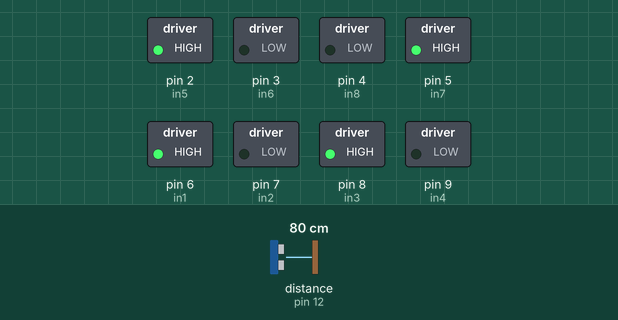
Recording of a sketch running on a simulated Arduino Uno, built with avr-gcc and run on an emulated ATmega328P. Parts: switched loads named in the sketch (green lamp = pin HIGH). The inputs (shaded band) are chosen by the test bench; at power-on: distance to the obstacle (sensor on pin 12) 80 cm. The echo pulse lasts 58.3 µs per cm.

Above: at 1.2 s.
1.3 s: distance to the obstacle (sensor on pin 12) set to 22 cm
2.8 s: distance to the obstacle (sensor on pin 12) set to 18 cm
At 5.1 s:
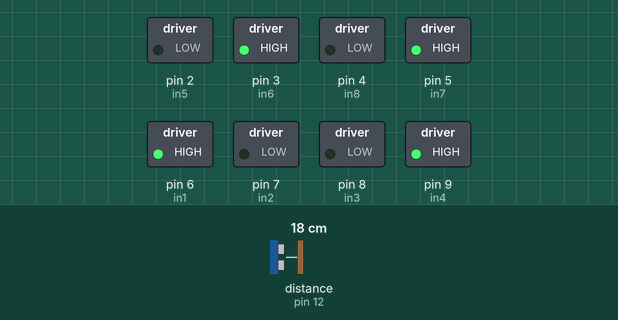
5.4 s: distance to the obstacle (sensor on pin 12) set to 23 cm
6.9 s: distance to the obstacle (sensor on pin 12) set to 29 cm
At 7.7 s:
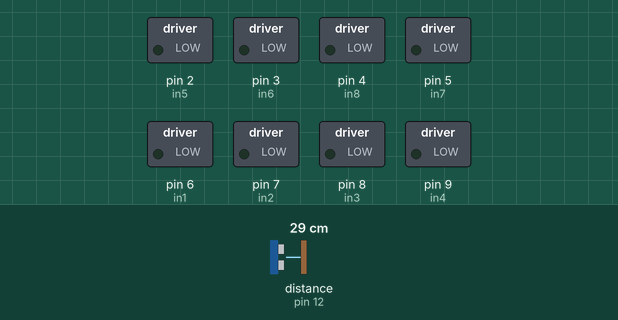
9.4 s: distance to the obstacle (sensor on pin 12) set to 2 cm
At 9.97 s:
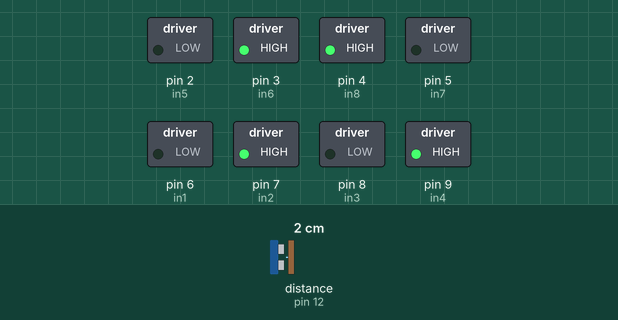
Timing chart, 0 to 12.4 s (numbered marks = the images above; inputs shaded):
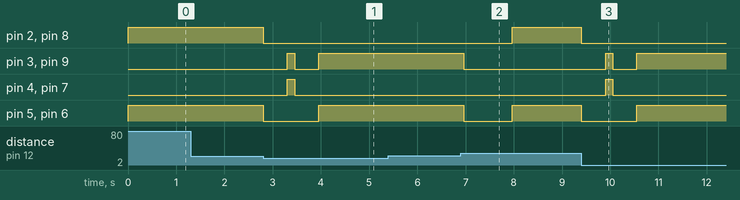

Measured:
- the behaviour switches between 20 and 19 cm on distance to the obstacle (sensor on pin 12) (found by bisection; images 0 and 1)
- the behaviour switches between 25 and 26 cm on distance to the obstacle (sensor on pin 12) (found by bisection; images 1 and 2)
- after the input at 1.3 s, every drawn part: stays the same
- after the input at 2.8 s, pin 2 (in5), pin 8 (in3): HIGH → LOW at once; pin 3 (in6), pin 9 (in4): LOW → HIGH after 0.50 s, → LOW 0.15 s later, → HIGH 0.50 s later; pin 4 (in8), pin 7 (in2): LOW → HIGH after 0.50 s, → LOW 0.15 s later; pin 5 (in7), pin 6 (in1): HIGH → LOW at once, → HIGH 1.2 s later
- after the input at 5.4 s, every drawn part: stays the same
- after the input at 6.9 s, pin 2 (in5), pin 8 (in3): LOW → HIGH after 1.1 s; pin 3 (in6), pin 9 (in4): HIGH → LOW after 0.07 s; pin 5 (in7), pin 6 (in1): HIGH → LOW after 0.07 s, → HIGH 1.0 s later
- after the input at 9.4 s, pin 2 (in5), pin 8 (in3): HIGH → LOW at once; pin 3 (in6), pin 9 (in4): LOW → HIGH after 0.50 s, → LOW 0.15 s later, → HIGH 0.50 s later; pin 4 (in8), pin 7 (in2): LOW → HIGH after 0.50 s, → LOW 0.15 s later; pin 5 (in7), pin 6 (in1): HIGH → LOW at once, → HIGH 1.2 s later

The sketch:

roboticCar_arduinoCode.ino
```cpp
#include <Ultrasonic.h> //importing a library for Arduino-Sensor compatibility
Ultrasonic ultrasonic(13, 12); // trig = pin 12; echo = pin 13

int in1 = 6; //YELLOW - motor 1 forward
int in2 = 7; //BROWN - motor 1 reverse
int in3 = 8; //ORANGE - motor 2 forward
int in4 = 9; //WHITE - motor 2 reverse
int in5 = 2; //GRAY - motor 3 forward
int in6 = 3; //PURPLE - motor 3 reverse
int in8 = 4; //GREEN - motor 4 forward
int in7 = 5; //BLUE - motor 4 reverse

void setup() { //start of setup function
  Serial.begin(9600); //begins serial monitor
  pinMode(in1, OUTPUT); // set in1 as OUTPUT pin
  pinMode(in2, OUTPUT); // set in2 as OUTPUT pin
  pinMode(in3, OUTPUT); // set in3 as OUTPUT pin
  pinMode(in4, OUTPUT); // set in4 as OUTPUT pin
 	pinMode(in5, OUTPUT); // set in5 as OUTPUT pin
  pinMode(in6, OUTPUT); // set in6 as OUTPUT pin
  pinMode(in7, OUTPUT); // set in7 as OUTPUT pin
  pinMode(in8, OUTPUT); // set in8 as OUTPUT pin
} // end of setup function

/*loop function will go on repeatedly until power source depletes*/
void loop() { // start of loop function
  /*if part will execute/run only if the condition in parentheses is true (i.e. distance is < 20)*/
  if(check_distance() < 20) { // call check_distance function, get distance
    // stops, goes back, and then stops again

    stop(); // call stop function to stop car
    delay(500); // wait for 0.5 seconds

    reverse(); // call reverse function to reverse car
    delay(150); // wait for 0.15 seconds

    stop(); // call stop function to stop car
    delay(500); // wait for 0.5 seconds

    /*while loop will keep looping until condition in parenthesis is false*/
    while(check_distance() <= 25) { // call check_distance function, get distance
      //turns until it finds a required distance
      turn(); // call turn function
      delay(500);  // wait for 0.5 seconds
    } // end of while loop

    stop(); // call stop function to stop car
    delay(1000); // wait for 1 second
  } else { // if distance is NOT less than 20
      		// simply goes forward
    forward(); // call forward function
  } // end of else
} // end of loop function

int check_distance() { //Checking for distance and returning
  int distance_in_inches = ultrasonic.read(); // Get in. from sensor’s read function(library)
  return distance_in_inches; // return inches to caller
} // end check_distance function

int stop() { // start of stop function
  digitalWrite(in1, LOW); // motor 1 no power to forward
  digitalWrite(in2, LOW); // motor 1 no power to reverse
  digitalWrite(in3, LOW); // motor 2 no power to forward
  digitalWrite(in4, LOW); // motor 2 no power to reverse
  digitalWrite(in5, LOW); // motor 3 no power to forward
  digitalWrite(in6, LOW); // motor 3 no power to reverse
  digitalWrite(in7, LOW); // motor 4 no power to forward
  digitalWrite(in8, LOW); // motor 4 no power to reverse
} // end stop function

int reverse() { // start of reverse function
  digitalWrite(in1, LOW); // motor 1 forward “off”
  digitalWrite(in2, HIGH); // motor 1 reverse “on”
  digitalWrite(in3, LOW); // motor 2 forward “off”
  digitalWrite(in4, HIGH); // motor 2 reverse “on”
  digitalWrite(in5, LOW); // motor 3 forward “off”
  digitalWrite(in6, HIGH); // motor 3 reverse “on”
  digitalWrite(in7, LOW); // motor 4 forward “off”
  digitalWrite(in8, HIGH); // motor 4 reverse “on”
} // end reverse function

int forward() { //start of forward function
  digitalWrite(in1, HIGH); // motor 1 forward “on”
  digitalWrite(in2, LOW); // motor 1 reverse “off”
  digitalWrite(in3, HIGH); // motor 2 forward “on”
  digitalWrite(in4, LOW); // motor 2 reverse “off”
  digitalWrite(in5, HIGH); // motor 3 forward “on”
  digitalWrite(in6, LOW); // motor 3 reverse “off”
  digitalWrite(in7, HIGH); // motor 4 forward “on”
  digitalWrite(in8, LOW); // motor 4 reverse “off”
} // end forward function

int turn() { // start of turn function
  digitalWrite(in1, HIGH); // motor 1 forward HIGH
  digitalWrite(in2, LOW); // motor 1 reverse LOW
  digitalWrite(in3, LOW); // motor 2 forward LOW
  digitalWrite(in4, HIGH); // motor 2 reverse HIGH
  digitalWrite(in5, LOW); // motor 3 forward LOW
  digitalWrite(in6, HIGH); // motor 3 reverse HIGH
  digitalWrite(in7, HIGH); // motor 4 forward HIGH
  digitalWrite(in8, LOW); // motor 4 reverse LOW
} // end turning function
```
